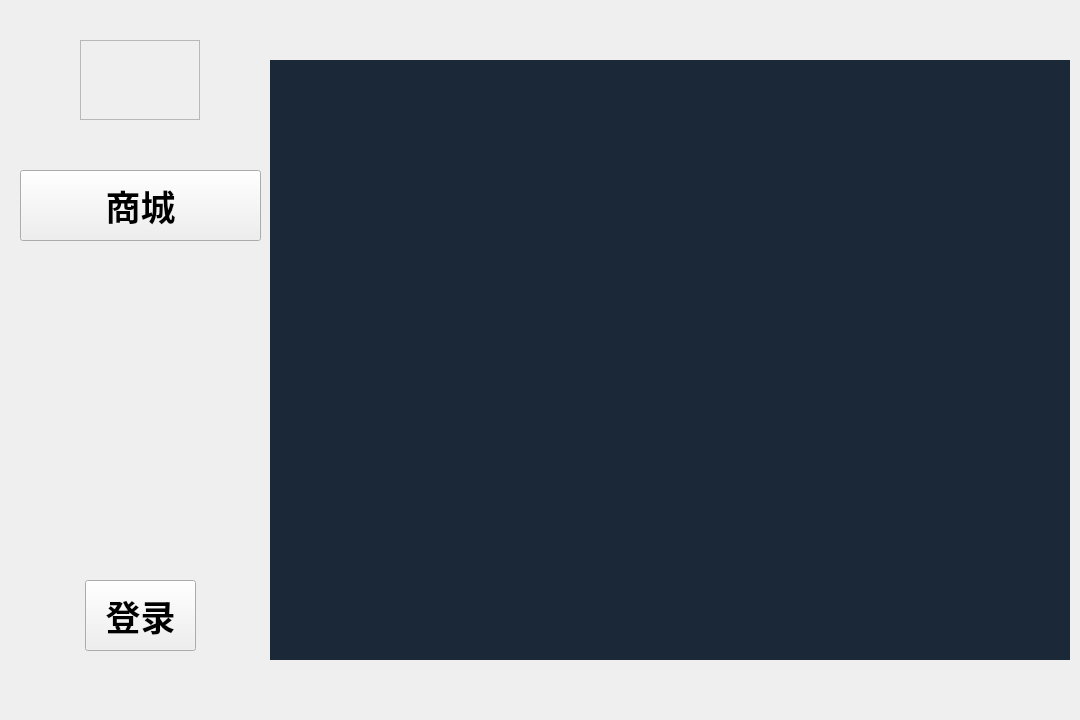
<?xml version="1.0" encoding="UTF-8"?>
<ui version="4.0">
 <class>mainwindowguest</class>
 <widget class="QWidget" name="mainwindowguest">
  <property name="geometry">
   <rect>
    <x>0</x>
    <y>0</y>
    <width>1080</width>
    <height>720</height>
   </rect>
  </property>
  <property name="windowTitle">
   <string>Form</string>
  </property>
  <widget class="QPushButton" name="logout">
   <property name="geometry">
    <rect>
     <x>85</x>
     <y>580</y>
     <width>111</width>
     <height>71</height>
    </rect>
   </property>
   <property name="font">
    <font>
     <family>Alibaba PuHuiTi</family>
     <pointsize>26</pointsize>
     <weight>75</weight>
     <bold>true</bold>
    </font>
   </property>
   <property name="cursor">
    <cursorShape>PointingHandCursor</cursorShape>
   </property>
   <property name="text">
    <string>登录</string>
   </property>
  </widget>
  <widget class="QPushButton" name="market">
   <property name="geometry">
    <rect>
     <x>20</x>
     <y>170</y>
     <width>241</width>
     <height>71</height>
    </rect>
   </property>
   <property name="font">
    <font>
     <family>Alibaba PuHuiTi</family>
     <pointsize>26</pointsize>
     <weight>75</weight>
     <bold>true</bold>
    </font>
   </property>
   <property name="cursor">
    <cursorShape>PointingHandCursor</cursorShape>
   </property>
   <property name="text">
    <string>商城</string>
   </property>
  </widget>
  <widget class="QFrame" name="logo">
   <property name="geometry">
    <rect>
     <x>80</x>
     <y>40</y>
     <width>120</width>
     <height>80</height>
    </rect>
   </property>
   <property name="styleSheet">
    <string notr="true">image: url(:/new/prefix1/static/Logo.png);</string>
   </property>
   <property name="frameShape">
    <enum>QFrame::StyledPanel</enum>
   </property>
   <property name="frameShadow">
    <enum>QFrame::Raised</enum>
   </property>
  </widget>
  <widget class="QStackedWidget" name="userWidgets">
   <property name="geometry">
    <rect>
     <x>270</x>
     <y>60</y>
     <width>800</width>
     <height>600</height>
    </rect>
   </property>
   <property name="styleSheet">
    <string notr="true">background-color: rgb(27, 40, 56);</string>
   </property>
  </widget>
 </widget>
 <resources/>
 <connections/>
</ui>
